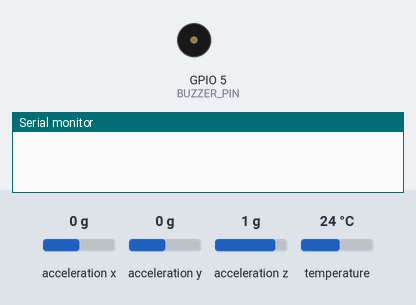
Bench run of a sketch on a simulated ESP32. Shown: buzzer (waves = sounding, pin HIGH), the last lines printed to the serial monitor. The inputs (shaded band) are chosen by the test bench; at power-on: acceleration x 0 g, acceleration y 0 g, acceleration z 1 g, temperature 24 °C. WiFi joins after 1.5 s; servers stay silent unless stated; no MQTT or app messages arrive unless stated.

Above: at 0.1 s.
At 2.4 s:
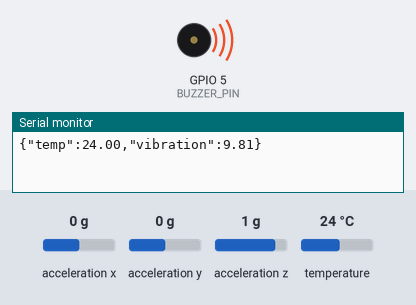
Timing chart, 0 to 3.9 s (numbered marks = the images above):
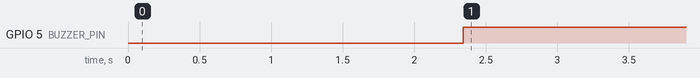

Measured:
- by itself, GPIO 5 (BUZZER_PIN): LOW → HIGH at 2.3 s

The sketch:

Monitoring_Motor_ESP32.ino
```cpp
/* * Proyek: Sistem Pemeliharaan Prediktif IoT - Monitoring Motor Industri
 * Oleh: NINA (NIM: 2422017) - Teknik Komputer ITEBA
 */

#include <WiFi.h>
#include <PubSubClient.h>
#include <Wire.h>
#include <Adafruit_Sensor.h>
#include <Adafruit_ADXL345_U.h>
#include <OneWire.h>
#include <DallasTemperature.h>

// Konfigurasi Pin sesuai dokumen teknis
#define ONE_WIRE_BUS 4
#define BUZZER_PIN 5

// Threshold sesuai rancangan
const float TEMP_THRESHOLD = 70.0;
const float VIB_THRESHOLD = 2.5;

// Konfigurasi WiFi & MQTT
const char* ssid = "WIFI_SSID_ANDA";
const char* password = "PASSWORD_WIFI_ANDA";
const char* mqtt_server = "broker.emqx.io";

WiFiClient espClient;
PubSubClient client(espClient);
Adafruit_ADXL345_Unified accel = Adafruit_ADXL345_Unified(12345);
OneWire oneWire(ONE_WIRE_BUS);
DallasTemperature sensors(&oneWire);

void setup() {
  Serial.begin(115200);
  pinMode(BUZZER_PIN, OUTPUT);

  // Inisialisasi Sensor sesuai flowchart
  if(!accel.begin()){
    Serial.println("ADXL345 tidak terdeteksi!");
    while(1);
  }
  sensors.begin();

  setup_wifi();
  client.setServer(mqtt_server, 1883);
}

void setup_wifi() {
  delay(10);
  WiFi.begin(ssid, password);
  while (WiFi.status() != WL_CONNECTED) { delay(500); }
}

void loop() {
  if (!client.connected()) { reconnect(); }
  client.loop();

  // 1. Baca Data Suhu & Getaran
  sensors.requestTemperatures();
  float tempC = sensors.getTempCByIndex(0);

  sensors_event_t event;
  accel.getEvent(&event);
  float vibTotal = sqrt(pow(event.acceleration.x, 2) + pow(event.acceleration.y, 2) + pow(event.acceleration.z, 2));

  // 2. Logika Thresholding (Alarm)
  if (tempC > TEMP_THRESHOLD || vibTotal > VIB_THRESHOLD) {
    digitalWrite(BUZZER_PIN, HIGH);
    client.publish("motor/status/alert", "ANOMALI TERDETEKSI!");
  } else {
    digitalWrite(BUZZER_PIN, LOW);
  }

  // 3. Kirim data ke Cloud Dashboard
  String payload = "{\"temp\":" + String(tempC) + ",\"vibration\":" + String(vibTotal) + "}";
  client.publish("motor/data/telemetry", payload.c_str());

  Serial.println(payload);
  delay(2000);
}

void reconnect() {
  while (!client.connected()) {
    if (client.connect("ESP32_Motor_Monitor")) {
      client.subscribe("motor/cmd");
    } else { delay(5000); }
  }
}
```
